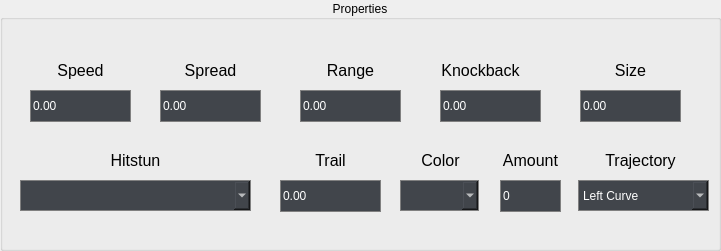
  <widget class="QGroupBox" name="PropGroupBox">
   <property name="geometry">
    <rect>
     <x>190</x>
     <y>120</y>
     <width>721</width>
     <height>251</height>
    </rect>
   </property>
   <property name="title">
    <string>Properties</string>
   </property>
   <property name="alignment">
    <set>Qt::AlignCenter</set>
   </property>
   <widget class="QDoubleSpinBox" name="SpeedBox">
    <property name="geometry">
     <rect>
      <x>30</x>
      <y>90</y>
      <width>101</width>
      <height>32</height>
     </rect>
    </property>
    <property name="styleSheet">
     <string notr="true">background-color:rgb(65,69,75);color:white;border: 1 solid grey;</string>
    </property>
    <property name="buttonSymbols">
     <enum>QAbstractSpinBox::NoButtons</enum>
    </property>
    <property name="minimum">
     <double>-340282346638528859811704183484516925440.000000000000000</double>
    </property>
    <property name="maximum">
     <double>340282346638528859811704183484516925440.000000000000000</double>
    </property>
    <property name="value">
     <double>0.000000000000000</double>
    </property>
   </widget>
   <widget class="QLabel" name="SpeedLbl">
    <property name="geometry">
     <rect>
      <x>30</x>
      <y>60</y>
      <width>101</width>
      <height>21</height>
     </rect>
    </property>
    <property name="font">
     <font>
      <pointsize>12</pointsize>
     </font>
    </property>
    <property name="toolTip">
     <string>&lt;html&gt;&lt;head/&gt;&lt;body&gt;&lt;p&gt;The speed at which each Ki Blast travels.&lt;/p&gt;&lt;/body&gt;&lt;/html&gt;</string>
    </property>
    <property name="text">
     <string>Speed</string>
    </property>
    <property name="alignment">
     <set>Qt::AlignCenter</set>
    </property>
   </widget>
   <widget class="QDoubleSpinBox" name="SpreadBox">
    <property name="geometry">
     <rect>
      <x>160</x>
      <y>90</y>
      <width>101</width>
      <height>32</height>
     </rect>
    </property>
    <property name="styleSheet">
     <string notr="true">background-color:rgb(65,69,75);color:white;border: 1 solid grey;</string>
    </property>
    <property name="buttonSymbols">
     <enum>QAbstractSpinBox::NoButtons</enum>
    </property>
    <property name="minimum">
     <double>-340282346638528859811704183484516925440.000000000000000</double>
    </property>
    <property name="maximum">
     <double>340282346638528859811704183484516925440.000000000000000</double>
    </property>
   </widget>
   <widget class="QLabel" name="SpreadLbl">
    <property name="geometry">
     <rect>
      <x>160</x>
      <y>60</y>
      <width>101</width>
      <height>21</height>
     </rect>
    </property>
    <property name="font">
     <font>
      <pointsize>12</pointsize>
     </font>
    </property>
    <property name="toolTip">
     <string>&lt;html&gt;&lt;head/&gt;&lt;body&gt;&lt;p&gt;This decides how far the Ki Blasts can spread. &lt;/p&gt;&lt;p&gt;The higher the number, the more they home in on the opponent.&lt;/p&gt;&lt;/body&gt;&lt;/html&gt;</string>
    </property>
    <property name="text">
     <string>Spread</string>
    </property>
    <property name="alignment">
     <set>Qt::AlignCenter</set>
    </property>
   </widget>
   <widget class="QDoubleSpinBox" name="RangeBox">
    <property name="geometry">
     <rect>
      <x>300</x>
      <y>90</y>
      <width>101</width>
      <height>32</height>
     </rect>
    </property>
    <property name="styleSheet">
     <string notr="true">background-color:rgb(65,69,75);color:white;border: 1 solid grey;</string>
    </property>
    <property name="buttonSymbols">
     <enum>QAbstractSpinBox::NoButtons</enum>
    </property>
    <property name="minimum">
     <double>-340282346638528859811704183484516925440.000000000000000</double>
    </property>
    <property name="maximum">
     <double>340282346638528859811704183484516925440.000000000000000</double>
    </property>
   </widget>
   <widget class="QLabel" name="RangeLbl">
    <property name="geometry">
     <rect>
      <x>300</x>
      <y>60</y>
      <width>101</width>
      <height>21</height>
     </rect>
    </property>
    <property name="font">
     <font>
      <pointsize>12</pointsize>
     </font>
    </property>
    <property name="toolTip">
     <string>&lt;html&gt;&lt;head/&gt;&lt;body&gt;&lt;p&gt;This decides how long each Ki Blasts will stay on stage for. &lt;/p&gt;&lt;p&gt;The higher the number, the longer the Ki Blast stays on screen, thus, the farther it reaches.&lt;/p&gt;&lt;/body&gt;&lt;/html&gt;</string>
    </property>
    <property name="text">
     <string>Range</string>
    </property>
    <property name="alignment">
     <set>Qt::AlignCenter</set>
    </property>
   </widget>
   <widget class="QLabel" name="KnockbackLbl">
    <property name="geometry">
     <rect>
      <x>430</x>
      <y>60</y>
      <width>101</width>
      <height>21</height>
     </rect>
    </property>
    <property name="font">
     <font>
      <pointsize>12</pointsize>
     </font>
    </property>
    <property name="toolTip">
     <string>&lt;html&gt;&lt;head/&gt;&lt;body&gt;&lt;p&gt;This decides how far this pushes the opponent back upon getting hit.&lt;/p&gt;&lt;/body&gt;&lt;/html&gt;</string>
    </property>
    <property name="text">
     <string>Knockback</string>
    </property>
    <property name="alignment">
     <set>Qt::AlignCenter</set>
    </property>
   </widget>
   <widget class="QDoubleSpinBox" name="KnockbackBox">
    <property name="geometry">
     <rect>
      <x>440</x>
      <y>90</y>
      <width>101</width>
      <height>32</height>
     </rect>
    </property>
    <property name="styleSheet">
     <string notr="true">background-color:rgb(65,69,75);color:white;border: 1 solid grey;</string>
    </property>
    <property name="buttonSymbols">
     <enum>QAbstractSpinBox::NoButtons</enum>
    </property>
    <property name="minimum">
     <double>-340282346638528859811704183484516925440.000000000000000</double>
    </property>
    <property name="maximum">
     <double>340282346638528859811704183484516925440.000000000000000</double>
    </property>
   </widget>
   <widget class="QLabel" name="HitstunLbl">
    <property name="geometry">
     <rect>
      <x>20</x>
      <y>150</y>
      <width>231</width>
      <height>21</height>
     </rect>
    </property>
    <property name="font">
     <font>
      <pointsize>12</pointsize>
     </font>
    </property>
    <property name="toolTip">
     <string>&lt;html&gt;&lt;head/&gt;&lt;body&gt;&lt;p&gt;The speed at which each Ki Blast travels.&lt;/p&gt;&lt;/body&gt;&lt;/html&gt;</string>
    </property>
    <property name="text">
     <string>Hitstun</string>
    </property>
    <property name="alignment">
     <set>Qt::AlignCenter</set>
    </property>
   </widget>
   <widget class="QComboBox" name="HitstunBox">
    <property name="geometry">
     <rect>
      <x>20</x>
      <y>180</y>
      <width>231</width>
      <height>31</height>
     </rect>
    </property>
    <property name="styleSheet">
     <string notr="true">background-color:rgb(65,69,75); color:white;border: 1 solid grey;</string>
    </property>
    <property name="currentIndex">
     <number>-1</number>
    </property>
    <item>
     <property name="text">
      <string>No Hitstun</string>
     </property>
    </item>
    <item>
     <property name="text">
      <string>No Hitstun (?)</string>
     </property>
    </item>
    <item>
     <property name="text">
      <string>Superarmor</string>
     </property>
    </item>
    <item>
     <property name="text">
      <string>Primary Stun</string>
     </property>
    </item>
    <item>
     <property name="text">
      <string>Secondary Stun</string>
     </property>
    </item>
    <item>
     <property name="text">
      <string>Neutral Smash Stun</string>
     </property>
    </item>
    <item>
     <property name="text">
      <string>Neutral Smash Stun (?)</string>
     </property>
    </item>
    <item>
     <property name="text">
      <string>Neutral Smash Stun (?)</string>
     </property>
    </item>
    <item>
     <property name="text">
      <string>Neutral Smash Stun (?)</string>
     </property>
    </item>
    <item>
     <property name="text">
      <string>Kiai Cannon Stun</string>
     </property>
    </item>
    <item>
     <property name="text">
      <string>Lift Strike Stun</string>
     </property>
    </item>
    <item>
     <property name="text">
      <string>Ground Slash Stun</string>
     </property>
    </item>
    <item>
     <property name="text">
      <string>Heavy Finish Stun</string>
     </property>
    </item>
    <item>
     <property name="text">
      <string>Instant Knockdown</string>
     </property>
    </item>
    <item>
     <property name="text">
      <string>Knockdown + Knockback</string>
     </property>
    </item>
    <item>
     <property name="text">
      <string>Combo Ender</string>
     </property>
    </item>
    <item>
     <property name="text">
      <string>Full Neutral Smash</string>
     </property>
    </item>
    <item>
     <property name="text">
      <string>Medium Neutral Smash</string>
     </property>
    </item>
    <item>
     <property name="text">
      <string>Throw Animation (?)</string>
     </property>
    </item>
    <item>
     <property name="text">
      <string>No Hitstun (?)</string>
     </property>
    </item>
    <item>
     <property name="text">
      <string>Giant Throw Animation (?)</string>
     </property>
    </item>
    <item>
     <property name="text">
      <string>Short Paralysis</string>
     </property>
    </item>
    <item>
     <property name="text">
      <string>Medium Paralysis</string>
     </property>
    </item>
    <item>
     <property name="text">
      <string>Long Paralysis</string>
     </property>
    </item>
    <item>
     <property name="text">
      <string>Short Paralysis Knockdown</string>
     </property>
    </item>
    <item>
     <property name="text">
      <string>Medium Paralysis Knockdown</string>
     </property>
    </item>
    <item>
     <property name="text">
      <string>Long Paralysis Knockdown</string>
     </property>
    </item>
    <item>
     <property name="text">
      <string>?</string>
     </property>
    </item>
    <item>
     <property name="text">
      <string>?</string>
     </property>
    </item>
    <item>
     <property name="text">
      <string>Instant Knockdown (?)</string>
     </property>
    </item>
    <item>
     <property name="text">
      <string>Knockdown + Bounce (?)</string>
     </property>
    </item>
    <item>
     <property name="text">
      <string>Knockdown + Big Bounce (?)</string>
     </property>
    </item>
    <item>
     <property name="text">
      <string>?</string>
     </property>
    </item>
    <item>
     <property name="text">
      <string>Rolling Hammer Right</string>
     </property>
    </item>
    <item>
     <property name="text">
      <string>Rolling Hammer Left</string>
     </property>
    </item>
    <item>
     <property name="text">
      <string>?</string>
     </property>
    </item>
    <item>
     <property name="text">
      <string>Death Beam Knockdown</string>
     </property>
    </item>
    <item>
     <property name="text">
      <string>Heavy Finish (?)</string>
     </property>
    </item>
    <item>
     <property name="text">
      <string>Big Knockback</string>
     </property>
    </item>
    <item>
     <property name="text">
      <string>Instant Knockdown (?)</string>
     </property>
    </item>
   </widget>
   <widget class="QDoubleSpinBox" name="SizeBox">
    <property name="geometry">
     <rect>
      <x>580</x>
      <y>90</y>
      <width>101</width>
      <height>32</height>
     </rect>
    </property>
    <property name="styleSheet">
     <string notr="true">background-color:rgb(65,69,75);color:white;border: 1 solid grey;</string>
    </property>
    <property name="buttonSymbols">
     <enum>QAbstractSpinBox::NoButtons</enum>
    </property>
    <property name="minimum">
     <double>-340282346638528859811704183484516925440.000000000000000</double>
    </property>
    <property name="maximum">
     <double>340282346638528859811704183484516925440.000000000000000</double>
    </property>
   </widget>
   <widget class="QLabel" name="SizeLbl">
    <property name="geometry">
     <rect>
      <x>580</x>
      <y>60</y>
      <width>101</width>
      <height>21</height>
     </rect>
    </property>
    <property name="font">
     <font>
      <pointsize>12</pointsize>
     </font>
    </property>
    <property name="toolTip">
     <string>&lt;html&gt;&lt;head/&gt;&lt;body&gt;&lt;p&gt;This decides how far this pushes the opponent back upon getting hit.&lt;/p&gt;&lt;/body&gt;&lt;/html&gt;</string>
    </property>
    <property name="text">
     <string>Size</string>
    </property>
    <property name="alignment">
     <set>Qt::AlignCenter</set>
    </property>
   </widget>
   <widget class="QLabel" name="TrailLbl">
    <property name="geometry">
     <rect>
      <x>280</x>
      <y>150</y>
      <width>101</width>
      <height>21</height>
     </rect>
    </property>
    <property name="font">
     <font>
      <pointsize>12</pointsize>
     </font>
    </property>
    <property name="toolTip">
     <string>&lt;html&gt;&lt;head/&gt;&lt;body&gt;&lt;p&gt;This decides how long the trail for each Ki Blasts will be. &lt;/p&gt;&lt;p&gt;The higher the number, the longer the trail of the Ki Blast.&lt;/p&gt;&lt;/body&gt;&lt;/html&gt;</string>
    </property>
    <property name="text">
     <string>Trail</string>
    </property>
    <property name="alignment">
     <set>Qt::AlignCenter</set>
    </property>
   </widget>
   <widget class="QDoubleSpinBox" name="TrailBox">
    <property name="geometry">
     <rect>
      <x>280</x>
      <y>180</y>
      <width>101</width>
      <height>32</height>
     </rect>
    </property>
    <property name="styleSheet">
     <string notr="true">background-color:rgb(65,69,75);color:white;border: 1 solid grey;</string>
    </property>
    <property name="buttonSymbols">
     <enum>QAbstractSpinBox::NoButtons</enum>
    </property>
    <property name="minimum">
     <double>-340282346638528859811704183484516925440.000000000000000</double>
    </property>
    <property name="maximum">
     <double>340282346638528859811704183484516925440.000000000000000</double>
    </property>
   </widget>
   <widget class="QComboBox" name="ColorBox">
    <property name="geometry">
     <rect>
      <x>400</x>
      <y>180</y>
      <width>79</width>
      <height>31</height>
     </rect>
    </property>
    <property name="styleSheet">
     <string notr="true">background-color:rgb(65,69,75); color:white;border: 1 solid grey;</string>
    </property>
    <property name="currentIndex">
     <number>-1</number>
    </property>
    <item>
     <property name="text">
      <string>Blue</string>
     </property>
    </item>
    <item>
     <property name="text">
      <string>Purple</string>
     </property>
    </item>
    <item>
     <property name="text">
      <string>Yellow</string>
     </property>
    </item>
    <item>
     <property name="text">
      <string>Red</string>
     </property>
    </item>
    <item>
     <property name="text">
      <string>Green</string>
     </property>
    </item>
    <item>
     <property name="text">
      <string>Light Blue</string>
     </property>
    </item>
    <item>
     <property name="text">
      <string>Pink</string>
     </property>
    </item>
    <item>
     <property name="text">
      <string>?</string>
     </property>
    </item>
    <item>
     <property name="text">
      <string>?</string>
     </property>
    </item>
    <item>
     <property name="text">
      <string>Invisible</string>
     </property>
    </item>
   </widget>
   <widget class="QLabel" name="ColorLbl">
    <property name="geometry">
     <rect>
      <x>390</x>
      <y>150</y>
      <width>101</width>
      <height>21</height>
     </rect>
    </property>
    <property name="font">
     <font>
      <pointsize>12</pointsize>
     </font>
    </property>
    <property name="toolTip">
     <string>&lt;html&gt;&lt;head/&gt;&lt;body&gt;&lt;p&gt;The color for each Ki Blast.&lt;/p&gt;&lt;/body&gt;&lt;/html&gt;</string>
    </property>
    <property name="text">
     <string>Color</string>
    </property>
    <property name="alignment">
     <set>Qt::AlignCenter</set>
    </property>
   </widget>
   <widget class="QLabel" name="AmountLbl">
    <property name="geometry">
     <rect>
      <x>500</x>
      <y>150</y>
      <width>61</width>
      <height>21</height>
     </rect>
    </property>
    <property name="font">
     <font>
      <pointsize>12</pointsize>
     </font>
    </property>
    <property name="toolTip">
     <string>&lt;html&gt;&lt;head/&gt;&lt;body&gt;&lt;p&gt;The amount of Ki Blast one can shoot conseuctively.&lt;/p&gt;&lt;/body&gt;&lt;/html&gt;</string>
    </property>
    <property name="text">
     <string>Amount</string>
    </property>
    <property name="alignment">
     <set>Qt::AlignCenter</set>
    </property>
   </widget>
   <widget class="QSpinBox" name="AmountBox">
    <property name="geometry">
     <rect>
      <x>500</x>
      <y>180</y>
      <width>61</width>
      <height>32</height>
     </rect>
    </property>
    <property name="styleSheet">
     <string notr="true">background-color:rgb(65,69,75);color:white;border: 1 solid grey;</string>
    </property>
    <property name="buttonSymbols">
     <enum>QAbstractSpinBox::NoButtons</enum>
    </property>
    <property name="minimum">
     <number>0</number>
    </property>
    <property name="maximum">
     <number>255</number>
    </property>
    <property name="value">
     <number>0</number>
    </property>
   </widget>
   <widget class="QComboBox" name="TrajectoryBox">
    <property name="geometry">
     <rect>
      <x>578</x>
      <y>180</y>
      <width>131</width>
      <height>31</height>
     </rect>
    </property>
    <property name="styleSheet">
     <string notr="true">background-color:rgb(65,69,75); color:white;border: 1 solid grey;</string>
    </property>
    <property name="currentIndex">
     <number>4</number>
    </property>
    <item>
     <property name="text">
      <string>Spread</string>
     </property>
    </item>
    <item>
     <property name="text">
      <string>Straight</string>
     </property>
    </item>
    <item>
     <property name="text">
      <string>Up Curve</string>
     </property>
    </item>
    <item>
     <property name="text">
      <string>Left/right Curve</string>
     </property>
    </item>
    <item>
     <property name="text">
      <string>Left Curve</string>
     </property>
    </item>
    <item>
     <property name="text">
      <string>Right Curve</string>
     </property>
    </item>
    <item>
     <property name="text">
      <string>Right/Left Curve</string>
     </property>
    </item>
   </widget>
   <widget class="QLabel" name="TrajectoryLbl">
    <property name="geometry">
     <rect>
      <x>570</x>
      <y>150</y>
      <width>141</width>
      <height>21</height>
     </rect>
    </property>
    <property name="font">
     <font>
      <pointsize>12</pointsize>
     </font>
    </property>
    <property name="toolTip">
     <string>&lt;html&gt;&lt;head/&gt;&lt;body&gt;&lt;p&gt;The trajectory that the Ki Blasts will be firing on.&lt;/p&gt;&lt;/body&gt;&lt;/html&gt;</string>
    </property>
    <property name="text">
     <string>Trajectory</string>
    </property>
    <property name="alignment">
     <set>Qt::AlignCenter</set>
    </property>
   </widget>
  </widget>
